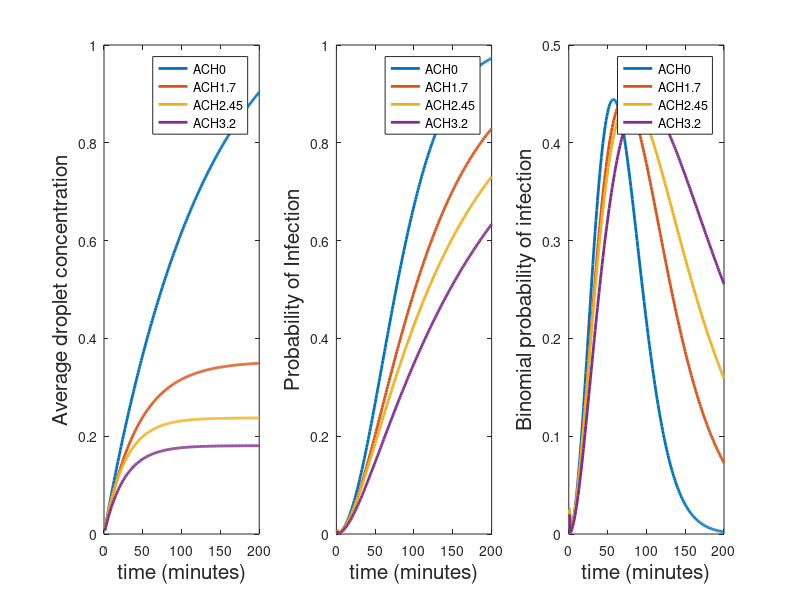

Reproduce this figure in MATLAB.
figure(1), clf
R = [0.53/60,0.48/60,0.52/60,0.41/60];
lambda = [0.46/60,1.36/60,2.19/60,2.27/60];
%C(1)=C(1)/k
for i = 1:4
    C(1) = R(i);
    k = lambda(i);
    p(1)=(1-exp(-C(1))); %We are assuming that most people are
    pb(1)=(factorial(3)/(factorial(2)*factorial(1)))*p(1)^1*(1-p(1))^2;
    for j=2:1:200
    C(j)=(C(1)/k)*(1-exp(-k*j));
    p(j)=(1-exp(0.032*(C(j)/k-(C(1)/k)*j)));
    pb(j)=(factorial(3)/(factorial(2)*factorial(1)))*p(j)^1*(1-p(j))^2;
    end
    subplot(1,3,1)
plot(C,'LineWidth',2);hold on
ylabel('Average droplet concentration','FontSize',15), xlabel('time (minutes)','FontSize',15)
legend('ACH0','ACH1.7','ACH2.45','ACH3.2');
subplot(1,3,2)
plot(p,'LineWidth',2);hold on
ylabel('Probability of Infection','FontSize',15), xlabel('time (minutes)','FontSize',15)
legend('ACH0','ACH1.7','ACH2.45','ACH3.2');
subplot(1,3,3)
plot(pb,'LineWidth',2);hold on
ylabel('Binomial probability of infection','FontSize',15), xlabel('time (minutes)','FontSize',15)
legend('ACH0','ACH1.7','ACH2.45','ACH3.2');
end
